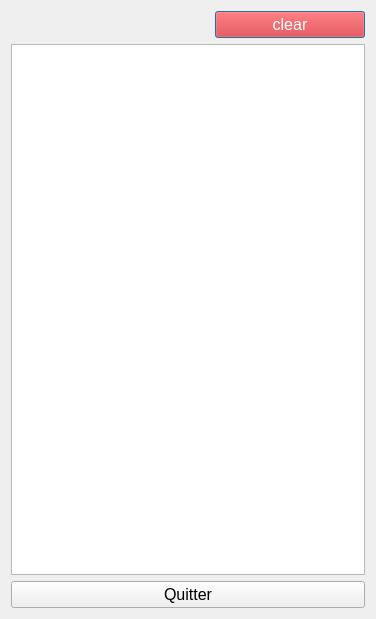
<?xml version="1.0" encoding="UTF-8"?>
<ui version="4.0">
 <class>HistoryDialog</class>
 <widget class="QDialog" name="HistoryDialog">
  <property name="windowModality">
   <enum>Qt::ApplicationModal</enum>
  </property>
  <property name="geometry">
   <rect>
    <x>0</x>
    <y>0</y>
    <width>376</width>
    <height>619</height>
   </rect>
  </property>
  <property name="sizePolicy">
   <sizepolicy hsizetype="Expanding" vsizetype="Expanding">
    <horstretch>1</horstretch>
    <verstretch>1</verstretch>
   </sizepolicy>
  </property>
  <property name="font">
   <font>
    <stylestrategy>PreferDefault</stylestrategy>
   </font>
  </property>
  <property name="windowTitle">
   <string>Dialog</string>
  </property>
  <property name="modal">
   <bool>true</bool>
  </property>
  <layout class="QVBoxLayout" name="verticalLayout" stretch="0,0,0">
   <property name="sizeConstraint">
    <enum>QLayout::SetMaximumSize</enum>
   </property>
   <item>
    <layout class="QHBoxLayout" name="horizontalLayout">
     <property name="topMargin">
      <number>0</number>
     </property>
     <property name="rightMargin">
      <number>0</number>
     </property>
     <item>
      <spacer name="horizontalSpacer">
       <property name="font">
        <font>
         <pointsize>12</pointsize>
         <stylestrategy>PreferDefault</stylestrategy>
        </font>
       </property>
       <property name="orientation">
        <enum>Qt::Horizontal</enum>
       </property>
       <property name="sizeHint" stdset="0">
        <size>
         <width>40</width>
         <height>20</height>
        </size>
       </property>
      </spacer>
     </item>
     <item>
      <widget class="QPushButton" name="his_but_clear">
       <property name="sizePolicy">
        <sizepolicy hsizetype="Expanding" vsizetype="Preferred">
         <horstretch>0</horstretch>
         <verstretch>0</verstretch>
        </sizepolicy>
       </property>
       <property name="maximumSize">
        <size>
         <width>150</width>
         <height>16777215</height>
        </size>
       </property>
       <property name="font">
        <font>
         <pointsize>12</pointsize>
         <stylestrategy>PreferDefault</stylestrategy>
        </font>
       </property>
       <property name="autoFillBackground">
        <bool>false</bool>
       </property>
       <property name="styleSheet">
        <string notr="true">background-color:red;color:white</string>
       </property>
       <property name="text">
        <string>clear</string>
       </property>
       <property name="icon">
        <iconset theme="user-trash">
         <normaloff>.</normaloff>.</iconset>
       </property>
      </widget>
     </item>
    </layout>
   </item>
   <item>
    <widget class="QListWidget" name="his_listWid">
     <property name="font">
      <font>
       <pointsize>12</pointsize>
       <stylestrategy>PreferDefault</stylestrategy>
      </font>
     </property>
     <property name="mouseTracking">
      <bool>true</bool>
     </property>
     <property name="tabletTracking">
      <bool>true</bool>
     </property>
     <property name="frameShadow">
      <enum>QFrame::Sunken</enum>
     </property>
     <property name="tabKeyNavigation">
      <bool>true</bool>
     </property>
     <property name="selectionRectVisible">
      <bool>false</bool>
     </property>
    </widget>
   </item>
   <item>
    <widget class="QPushButton" name="his_but_quit">
     <property name="sizePolicy">
      <sizepolicy hsizetype="Expanding" vsizetype="Preferred">
       <horstretch>0</horstretch>
       <verstretch>0</verstretch>
      </sizepolicy>
     </property>
     <property name="font">
      <font>
       <pointsize>12</pointsize>
       <stylestrategy>PreferDefault</stylestrategy>
      </font>
     </property>
     <property name="styleSheet">
      <string notr="true">:hover{background-color:green}</string>
     </property>
     <property name="text">
      <string>Quitter</string>
     </property>
     <property name="icon">
      <iconset theme="system-log-out">
       <normaloff>.</normaloff>.</iconset>
     </property>
    </widget>
   </item>
  </layout>
 </widget>
 <resources/>
 <connections/>
</ui>
